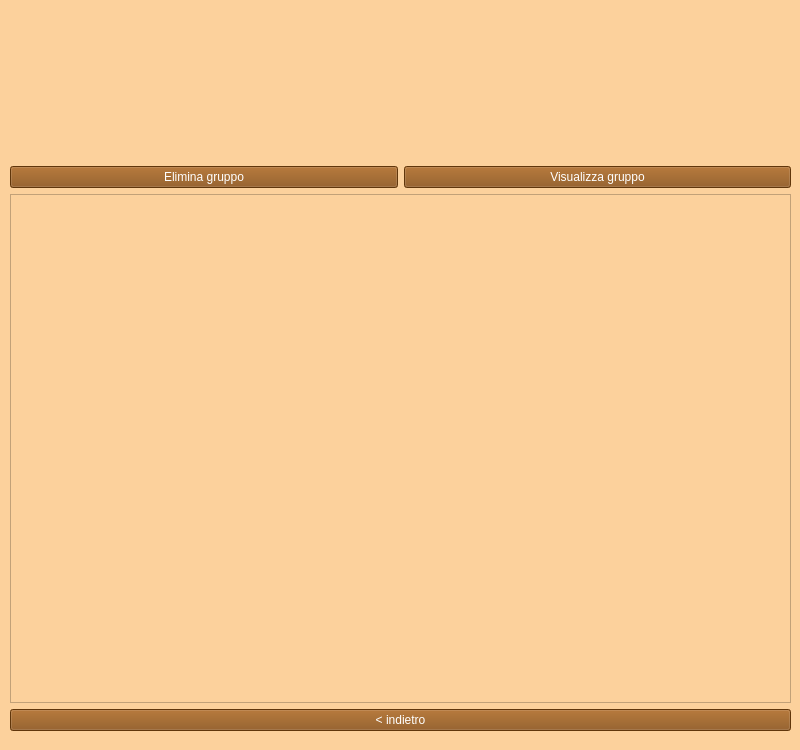
<?xml version="1.0" encoding="UTF-8"?>
<ui version="4.0">
 <class>Form</class>
 <widget class="QWidget" name="Form">
  <property name="geometry">
   <rect>
    <x>0</x>
    <y>0</y>
    <width>800</width>
    <height>750</height>
   </rect>
  </property>
  <property name="minimumSize">
   <size>
    <width>800</width>
    <height>750</height>
   </size>
  </property>
  <property name="maximumSize">
   <size>
    <width>800</width>
    <height>750</height>
   </size>
  </property>
  <property name="windowTitle">
   <string>Form</string>
  </property>
  <property name="styleSheet">
   <string notr="true">background-color: #FCD19C</string>
  </property>
  <widget class="QWidget" name="verticalLayoutWidget">
   <property name="geometry">
    <rect>
     <x>10</x>
     <y>10</y>
     <width>781</width>
     <height>721</height>
    </rect>
   </property>
   <layout class="QVBoxLayout" name="verticalLayout_6">
    <item>
     <layout class="QHBoxLayout" name="horizontalLayout_4">
      <item>
       <widget class="QLabel" name="label_2">
        <property name="minimumSize">
         <size>
          <width>150</width>
          <height>150</height>
         </size>
        </property>
        <property name="maximumSize">
         <size>
          <width>150</width>
          <height>150</height>
         </size>
        </property>
        <property name="text">
         <string/>
        </property>
        <property name="pixmap">
         <pixmap>../../Logo_bowling.png</pixmap>
        </property>
        <property name="scaledContents">
         <bool>true</bool>
        </property>
       </widget>
      </item>
     </layout>
    </item>
    <item>
     <layout class="QHBoxLayout" name="horizontalLayout_9">
      <item>
       <layout class="QHBoxLayout" name="horizontalLayout_10">
        <item>
         <layout class="QVBoxLayout" name="verticalLayout_8">
          <item>
           <layout class="QVBoxLayout" name="verticalLayout_9">
            <item>
             <layout class="QHBoxLayout" name="horizontalLayout_11">
              <item>
               <widget class="QPushButton" name="eliminaGruppo">
                <property name="styleSheet">
                 <string notr="true">color: rgb(255, 255, 255);
background-color: rgb(135, 75, 15);</string>
                </property>
                <property name="text">
                 <string>Elimina gruppo</string>
                </property>
               </widget>
              </item>
              <item>
               <widget class="QPushButton" name="visualizzaGruppo">
                <property name="styleSheet">
                 <string notr="true">color: rgb(255, 255, 255);
background-color: rgb(135, 75, 15);</string>
                </property>
                <property name="text">
                 <string>Visualizza gruppo</string>
                </property>
               </widget>
              </item>
             </layout>
            </item>
           </layout>
          </item>
          <item>
           <widget class="QListWidget" name="gruppiList"/>
          </item>
         </layout>
        </item>
       </layout>
      </item>
     </layout>
    </item>
    <item>
     <widget class="QPushButton" name="indietroButton_2">
      <property name="styleSheet">
       <string notr="true">color: rgb(255, 255, 255);
background-color: rgb(135, 75, 15);</string>
      </property>
      <property name="text">
       <string>&lt; indietro</string>
      </property>
     </widget>
    </item>
    <item>
     <layout class="QHBoxLayout" name="horizontalLayout_12"/>
    </item>
   </layout>
  </widget>
 </widget>
 <resources/>
 <connections/>
</ui>
